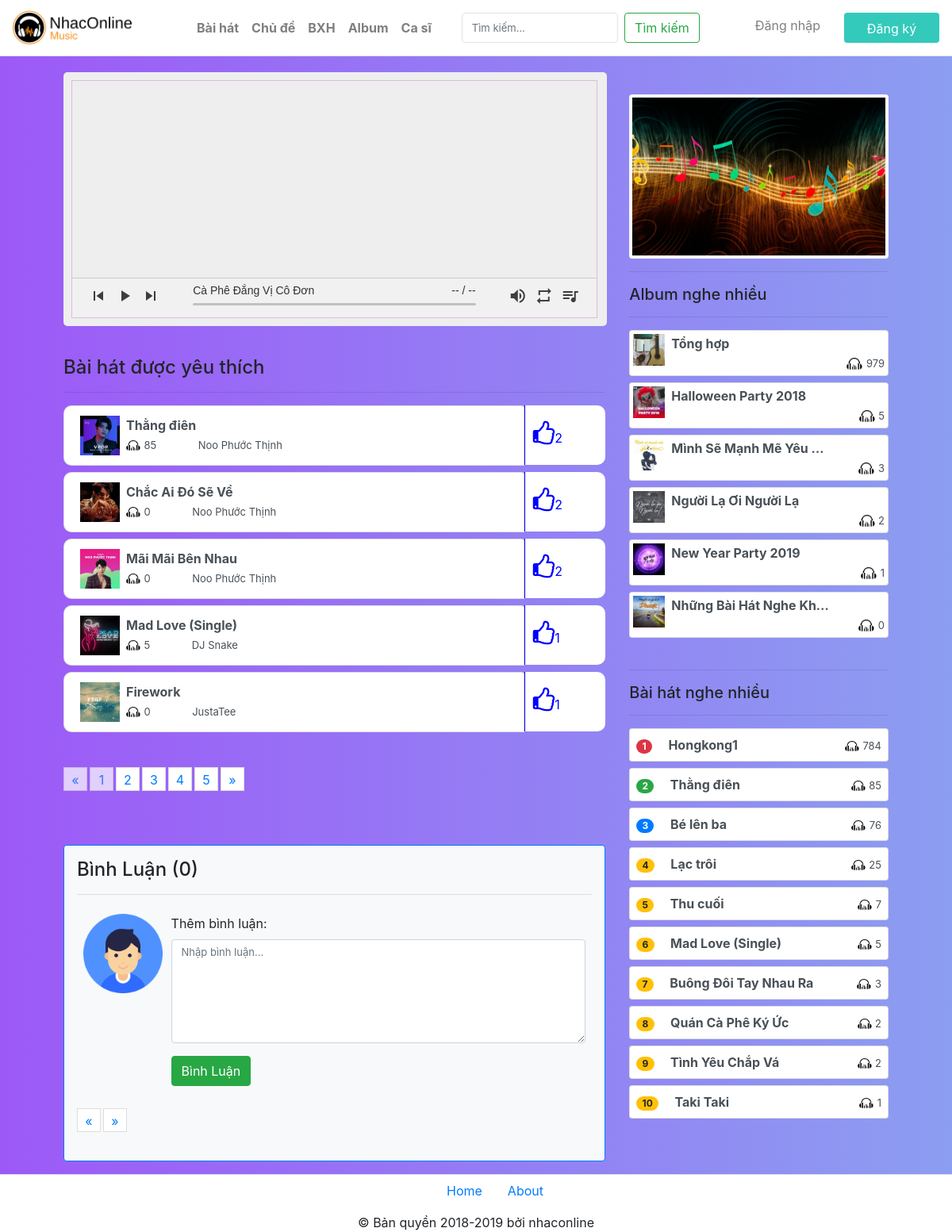
The app's page /Sources/playnhac.php?id=22 with its own data.
### tables this page shows
CREATE TABLE IF NOT EXISTS baihat (
  id int(100) NOT NULL AUTO_INCREMENT,
  tenbaihat varchar(100) NOT NULL,
  path varchar(100) NOT NULL,
  image varchar(100) NOT NULL,
  luotnghe int(100) NOT NULL,
  likes int(100) NOT NULL DEFAULT 0,
  idalbum int(10) NOT NULL,
  idcasi int(10) NOT NULL,
  idchude int(10) NOT NULL,
  ngaydang datetime NOT NULL DEFAULT CURRENT_TIMESTAMP,
  PRIMARY KEY (id)
);

CREATE TABLE IF NOT EXISTS album (
  id int(100) NOT NULL AUTO_INCREMENT,
  tenalbum varchar(100) NOT NULL,
  image varchar(100) NOT NULL,
  PRIMARY KEY (id)
);

### Sources/playnhac.php (the view, shortened to what this page needs)
<!DOCTYPE html>
<html lang="en">
<head>
	<link rel="stylesheet" href="./css/AudioPlayer.css">
	<link rel="stylesheet" href="./css/styleplayer.css">
	<link rel="stylesheet" href="./css/hover.css">
	<link rel="stylesheet" href="./css/bootstrap.min.css">
	<link rel="stylesheet" href="./css/jquery.paginate.css">
	<link rel="stylesheet" href="./css/fixplayer.css">
    <link rel="stylesheet" href="https://cdnjs.cloudflare.com/ajax/libs/font-awesome/4.7.0/css/font-awesome.min.css" />
    <link rel="stylesheet" href="./css/like.css">
</head>
<body>
	<div class="container-fullwidth">
		<?php
		include('./php/header.php');
		$id=$_GET['id'];
        ?>
		<main class="col-md-11 m-auto">
			<div class="left col-md-8 float-left">
			<div class="dshow">
			</div>
			<div class="dplayer">
				<div id='player' class="position-relative h-100"></div>
			</div>
			<div class="text-md-left mt-5">
				<h4>Bài hát được yêu thích</h4>
			</div><hr>
			<div class="list-group">
			<ul id="listbaihat" class="p-0" style="list-style:none;">
			<?php
			require('./php/connect.php');
			$sql = "SELECT * FROM v_baihat ORDER BY likes DESC";
			$result = mysqli_query($con,$sql);
			while($row = mysqli_fetch_assoc($result)){
				$tenbaihat = $row['tenbaihat'];
				$anh = $row['image'];
				$casi = $row['tencasi'];
				$luotnghe = $row['luotnghe'];
				echo '<li><a href="./playnhac.php?id='.$row['id'].'" class="list-group-item list-group-item-action flex-column align-items-start mb-2">
					<span>
						<img class="float-left mr-2" src="./'.$anh.'" width="50px">
					</span>
					<div class="item_title font-weight-bold">'.$tenbaihat.'</div>
					<div class="box_items">
						<span class="item_span mr-5">
							<img src="./image/views.png" width="18px">
							<span style="font-size:13px;">'.$luotnghe.'</span>
						</span>
						<span>
							<span style="font-size:13px;">'.$casi.'</span>
						</span>
					</div>
				</a><div class="dlike">';
				if(isset($_SESSION['id'])){
					$iduser = $_SESSION['id'];
					$results = mysqli_query($con, "SELECT * FROM likes WHERE iduser=$iduser AND idbaihat=".$row['id']."");
						if (mysqli_num_rows($results) == 1 ):
							echo "<span class='unlike fa fa-thumbs-up' data-id='$row[id]'></span>
							<span class='like d-none fa fa-thumbs-o-up' data-id='$row[id]'></span>";
						else:
							echo "<span class='like fa fa-thumbs-o-up' data-id='$row[id]'></span>
							<span class='unlike d-none fa fa-thumbs-up' data-id='$row[id]'></span>";
						endif;
						echo "<span class='likes_count'>$row[likes]</span>";
					echo "</div></li>";
				}else{
					echo "<span class='yclogin fa fa-thumbs-o-up'></span>";
					echo "<span class='likes_count'>$row[likes]</span>";
					echo "</div></li>";
				}
			}
		?>
		</ul>
		</div>
		<div class="border border-primary mt-5 bg-light p-3 rounded">
		<div class="row">
			<div class="col-md-12 m-auto">
				<?php
					include('./php/connect.php');
					$ketqua = mysqli_query($con,"SELECT * from comment where duyet=1 and idbaihat =$id");
					$number = mysqli_num_rows($ketqua);
					if(isset($_SESSION['avatar'])){
						$useravatar=$_SESSION['avatar'];
					}else{
						$useravatar='image/avatar.png';
					}
				?>
				<form action="playnhac.php?id=<?php echo $id;?>" method="post">
					<h4>Bình Luận (<?php echo "$number";?>)</h4>
					<hr>
					<div class="p-2">
					<div class="row">
						<div class='col-md-2'>
							<img src='./<?php echo $useravatar;?>' width='100px'>
						</div>
						<div class="col-md-10">
							<label for="noidung" id="thongbao">Thêm bình luận:</label>
							<textarea class="form-control" rows="6" name="txtnoidung" id="noidung" placeholder="Nhập bình luận..." required="required"></textarea>
							<button type="button" class="btn btn-success green mt-3" onclick="load_ajax()" name="ok">Bình Luận</button>
						</div>
					</div>
					</div>
				</form>
			</div>
		</div>
		<div id="show-comment">
			<?php
			include('./php/connect.php');
			?>
		</div></div>
		</div>
		<div class="right col-md-4 float-right">
			<?php include('./php/menuright.php');?>
		</div>
		</main>
		<?php
			include('./php/footer.php');
		?>
		</div>
</body>
</html>

### Sources/php/menuright.php (shortened to what this page needs)
<div class="w-100 mt-5 p-1 bg-light rounded"><img class="w-100" src="./image/score.jpg" alt="Ảnh"></div>
    <hr>
    <div class="text-md-left mt-3">
            <h5>Album nghe nhiều</h5>
        </div><hr>
    <div class="list-group">
        <ul id="listbaihat" class="p-0" style="list-style:none;">
            <?php require('./php/connect.php');
            $sql = "SELECT a.id,a.tenalbum,a.image, SUM(vb.luotnghe) AS tongluotnghe FROM album a INNER JOIN v_baihat vb ON a.id = vb.idalbum GROUP BY a.id ORDER BY (tongluotnghe) DESC" ;
            $result = mysqli_query($con,$sql);
            while($row = mysqli_fetch_assoc($result)){
                $tenalbum = $row['tenalbum'];
                $anh = $row['image'];
                $luotnghe = $row['tongluotnghe'];
                echo '<a href="./p_album.php?id='.$row['id'].'" class="list-group-item list-group-item-action flex-column align-items-start mb-2 p-1 rounded">
                    <span>
                        <img class="float-md-left mr-2" src="./'.$anh.'" width="40px">
                    </span>
                    <div class="item_title">'.$tenalbum.'</div>
                    <div class="box_items text-right">
                        <span class="item_span">
                            <img src="./image/views.png" width="20px">
                            <span style="font-size:13px;">'.$luotnghe.'</span>
                        </span>
                    </div>
                </a>';
            }
            ?>
        </ul>
    </div>
    <hr>
<div class="text-md-left">
    <h5>Bài hát nghe nhiều</h5>
</div><hr>
<div class="list-group">
    <?php
        require('./php/connect.php');
        $sql = "SELECT * FROM v_baihat ORDER BY luotnghe DESC";
        $result = mysqli_query($con,$sql);
        $i=1;
        while(($row = mysqli_fetch_assoc($result)) && ($i<=10)){
            $tenbaihat = $row['tenbaihat'];
            $luotnghe = $row['luotnghe'];
            $cl='';
        switch ($i) {
            case 1:
                $cl='danger';
                break;
            case 2:
                $cl='success';
                break;
            case 3:
                $cl='primary';
                break;
            default:
                $cl='warning';
                break;
        }
        echo '<a href="./playnhac.php?id='.$row['id'].'" class="list-group-item list-group-item-action flex-column align-items-start mb-2 p-2 rounded">
                <span class="badge badge-pill badge-'.$cl.'">'.$i.'</span>
                <span class="ml-3 rg">'.$tenbaihat.'</span>
                <span class="item_span float-right">
                    <img src="./image/views.png" width="18px">
                    <span style="font-size:13px;">'.$luotnghe.'</span>
                </span>
            </a>';
        $i++;
        }
    ?>
</div>

### Sources/css/AudioPlayer.css (style rules this page uses)
*, *:before, *:after { box-sizing: border-box; }
button { margin: 0; padding: 0; border: 0; outline: 0; background: transparent; }

### Sources/css/styleplayer.css (style rules this page uses)
* { box-sizing: border-box; }
body { background: linear-gradient(to left, #8c9ef1, #9d59f7); text-align:center; color:#fff; }

### Sources/css/fixplayer.css (style rules this page uses)
.dplayer { width: 97%; height: 300px; border: 1px solid thistle; margin-top: 30px; margin-left: 10px; position: relative; }
.dshow { width: 96%; height: 320px; padding: 20px; border-radius: 5px; background-color: #eee; color: #444; margin-top: 20px; overflow: hidden; position: absolute; }

### Sources/css/like.css (style rules this page uses)
.like, .unlike, .likes_count { margin-right: 5px; color: blue; }
.yclogin { color:blue; }
.fa-thumbs-up, .fa-thumbs-o-up { font-size: 2em; }
#listbaihat li a { float: left; width: 85%; border-top-left-radius: 10px; border-bottom-left-radius: 10px; }
.dlike { width: 15%; min-height: 75px; float: left; background: #ffffff; border-left: 1px solid blue; border-top-right-radius: 10px; border-bottom-right-radius: 10px; padding-top: 20px; padding-left: 10px; margin-bottom: 9px; }

### Sources/css/header.css (style rules this page uses)
.form-control { box-shadow: none; font-weight: normal; font-size: 13px; }

### Sources/php/menuright.php (style rules this page uses)
.item_title { width: 200px; overflow: hidden; white-space: nowrap; text-overflow: ellipsis; font-weight:bold; }
.rg { width: 200px; overflow: hidden; white-space: nowrap; text-overflow: ellipsis; font-weight:bold; }

### records on screen
baihat: image (picture), tenbaihat "Thằng điên", luotnghe "85", casi "Noo Phước Thịnh", likes "2"
baihat: image (picture), tenbaihat "Chắc Ai Đó Sẽ Về", luotnghe "0", casi "Noo Phước Thịnh", likes "2"
baihat: image (picture), tenbaihat "Mãi Mãi Bên Nhau", luotnghe "0", casi "Noo Phước Thịnh", likes "2"
baihat: image (picture), tenbaihat "Mad Love (Single)", luotnghe "5", casi "DJ Snake", likes "1"
baihat: image (picture), tenbaihat "Firework", luotnghe "0", casi "JustaTee", likes "1"
album: image (picture), tenalbum "Tổng hợp", luotnghe "979"
album: image (picture), tenalbum "Halloween Party 2018", luotnghe "5"
album: image (picture), tenalbum "Mình Sẽ Mạnh Mẽ Yêu…", luotnghe "3"
album: image (picture), tenalbum "Người Lạ Ơi Người Lạ", luotnghe "2"
album: image (picture), tenalbum "New Year Party 2019", luotnghe "1"
album: image (picture), tenalbum "Những Bài Hát Nghe Kh…", luotnghe "0"
baihat: tenbaihat "Hongkong1", luotnghe "784"
baihat: tenbaihat "Bé lên ba", luotnghe "76"
baihat: tenbaihat "Lạc trôi", luotnghe "25"
baihat: tenbaihat "Thu cuối", luotnghe "7"
baihat: tenbaihat "Buông Đôi Tay Nhau Ra", luotnghe "3"
baihat: tenbaihat "Quán Cà Phê Ký Ức", luotnghe "2"
baihat: tenbaihat "Tình Yêu Chắp Vá", luotnghe "2"
baihat: tenbaihat "Taki Taki", luotnghe "1"

### other values on screen
$number "0"
